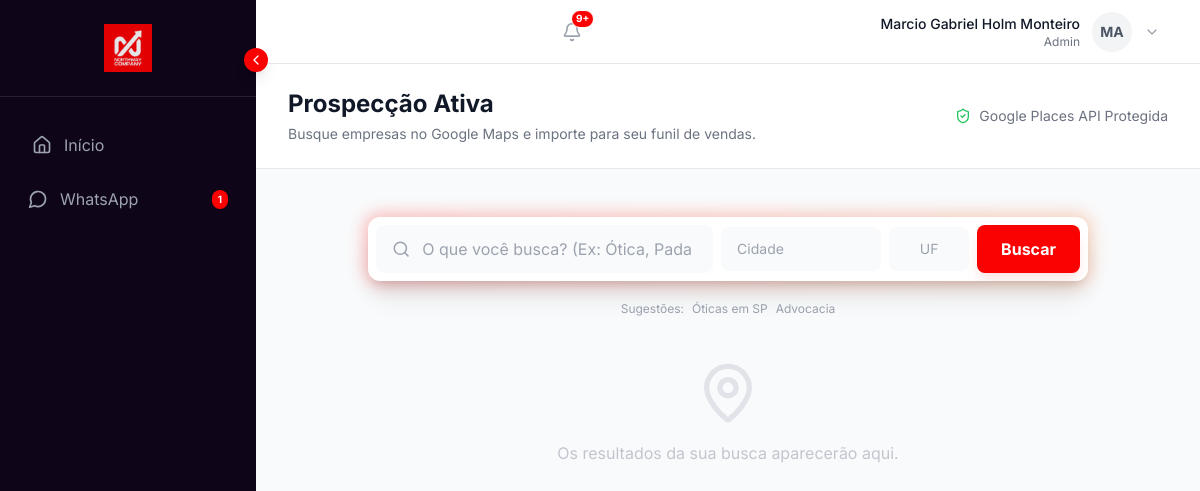
Page /prospecting (signed in) on the committed database.
### models.py (models this page shows, shortened)
class User(UserMixin, db.Model):
    id = db.Column(db.Integer, primary_key=True)
    name = db.Column(db.String(100), nullable=False)
    email = db.Column(db.String(120), unique=True, nullable=False)
    supabase_uid = db.Column(db.String(100), unique=True, nullable=True)
    password_hash = db.Column(db.String(200), nullable=False)
    password_hash = db.Column(db.String(200), nullable=False)
    role = db.Column(db.String(20), nullable=False, default=ROLE_SALES) # Legacy/Fallback
    role_id = db.Column(db.Integer, db.ForeignKey('role.id'), nullable=True) # New RBAC
    company_id = db.Column(db.Integer, db.ForeignKey('company.id'), nullable=True) # Nullable for Supabase Auth Triggers
    created_at = db.Column(db.DateTime, default=datetime.utcnow)
    profile_image = db.Column(db.String(150), nullable=True)
    phone = db.Column(db.String(20), nullable=True)
    status_message = db.Column(db.String(100), nullable=True)
    is_super_admin = db.Column(db.Boolean, default=False)
    onboarding_dismissed = db.Column(db.Boolean, default=False)
    leads = db.relationship('Lead', backref='assigned_user', lazy=True)
    allowed_pipelines = db.relationship('Pipeline', secondary=user_pipeline_association, backref=db.backref('allowed_users', lazy='dynamic'))
    def has_permission(self, permission):
        if self.is_super_admin:
            return True
        if self.user_role and self.user_role.permissions:
            return permission in self.user_role.permissions

### routes/prospecting.py (the view)
@prospecting_bp.route('/prospecting')
@login_required
def index():
    return render_template('prospecting.html')

### templates/prospecting.html (shortened to what this page needs)
{% extends "base.html" %}
{% block content %}
<div class="h-screen flex flex-col bg-gray-50 overflow-hidden">
    <div class="px-8 py-6 bg-white border-b border-gray-200 flex justify-between items-center shrink-0">
        <div>
            <h1 class="text-2xl font-bold text-gray-900">Prospecção Ativa</h1>
            <p class="text-gray-500 text-sm mt-1">Busque empresas no Google Maps e importe para seu funil de vendas.
            </p>
        </div>
        <div class="flex items-center gap-2 text-sm text-gray-500">
            <i data-lucide="shield-check" class="w-4 h-4 text-green-500"></i>
            <span>Google Places API Protegida</span>
        </div>
    </div>
    <div class="flex-1 overflow-hidden relative flex flex-col items-center">
        <div class="w-full max-w-3xl mt-12 px-6 shrink-0 relative z-10">
            <div class="relative group">
                <div
                    class="relative flex flex-col md:flex-row items-center bg-white rounded-xl shadow-xl overflow-hidden p-2 gap-2">
                    <div class="flex-1 flex items-center w-full bg-gray-50 rounded-lg px-2">
                        <i data-lucide="search" class="w-5 h-5 text-gray-400 ml-2"></i>
                        <input type="text" id="searchInput"
                            class="w-full px-3 py-3 text-base focus:outline-none bg-transparent text-gray-700 placeholder-gray-400"
                            placeholder="O que você busca? (Ex: Ótica, Padaria...)" autofocus>
                    </div>
                    <div class="flex items-center gap-2 w-full md:w-auto">
                        <div class="flex items-center bg-gray-50 rounded-lg px-2 w-full md:w-40">
                            <input type="text" id="filterCity"
                                class="w-full px-2 py-3 text-sm focus:outline-none bg-transparent text-gray-700 placeholder-gray-400"
                                placeholder="Cidade">
                        </div>
                        <div class="flex items-center bg-gray-50 rounded-lg px-2 w-24 md:w-20">
                            <input type="text" id="filterState" maxlength="2"
                                class="w-full px-2 py-3 text-sm focus:outline-none bg-transparent text-gray-700 placeholder-gray-400 uppercase text-center"
                                placeholder="UF">
                        </div>
                    </div>
                    <button onclick="performSearch()" id="searchBtn"
                        class="bg-northway-red text-white px-6 py-3 rounded-lg font-bold hover:bg-red-700 transition-all flex items-center gap-2 transform active:scale-95 w-full md:w-auto justify-center shadow-lg shadow-red-100">
                        <span id="btnText">Buscar</span>
                    </button>
                </div>
            </div>
            <div id="suggestionsContainer"
                class="mt-4 flex flex-wrap gap-2 justify-center text-xs text-gray-400 items-center min-h-[1.5rem]">
            </div>
        </div>
        <div class="w-full max-w-5xl flex-1 overflow-y-auto custom-scrollbar px-6 pb-20 grid grid-cols-1 md:grid-cols-2 lg:grid-cols-3 gap-6 content-start"
            id="resultsContainer">
            <div class="col-span-full flex flex-col items-center justify-center text-gray-400 mt-10 opacity-60">
                <i data-lucide="map-pin" class="w-16 h-16 mb-4 text-gray-300"></i>
                <p>Os resultados da sua busca aparecerão aqui.</p>
            </div>
        </div>
    </div>
</div>
{% endblock %}

### templates/base.html (shortened to what this page needs)
<!DOCTYPE html>
<html lang="pt-BR">
<head>
    <script src="https://cdn.tailwindcss.com"></script>
</head>
<body
    class="bg-gray-50 text-gray-900 font-sans h-screen flex flex-col overflow-hidden selection:bg-northway-red selection:text-white">
    <div class="flex-1 flex flex-row overflow-hidden relative w-full h-full">
        {% if current_user.is_authenticated and not current_user.is_super_admin %}
        <aside id="sidebar"
            class="fixed inset-y-0 left-0 z-[70] transform -translate-x-full md:relative md:translate-x-0
               w-64 bg-northway-dark text-white flex flex-col flex-shrink-0 transition-transform duration-300 ease-in-out group md:h-full">
            <div class="hidden md:flex p-6 items-center justify-center border-b border-white/10 min-h-[5rem]">
                <img id="sidebar-logo" src="{{ url_for('static', filename='images/logo.png') }}" alt="NorthWay"
                    class="max-h-12 w-auto opacity-90 hover:opacity-100 transition-all duration-300">
            </div>
            <nav class="flex-1 px-4 py-6 space-y-2 overflow-y-auto no-scrollbar">
                <a href="{{ url_for('dashboard.home') }}"
                    class="flex items-center gap-3 px-4 py-3 text-gray-400 hover:text-white hover:bg-white/5 rounded-xl transition-colors whitespace-nowrap ">
                    <i data-lucide="home" class="w-5 h-5 flex-shrink-0"></i>
                    <span class="sidebar-text transition-opacity duration-300">Início</span>
                </a>
                <a href="{{ url_for('whatsapp.inbox') }}"
                    class="flex items-center justify-between px-3 py-2.5 rounded-lg hover:bg-white/10 transition-colors whitespace-nowrap {{ 'bg-northway-red text-white' if request.endpoint == 'whatsapp.inbox' else 'text-gray-400' }}">
                    <div class="flex items-center gap-3">
                        <i data-lucide="message-circle" class="w-5 h-5 flex-shrink-0"></i>
                        <span class="sidebar-text transition-opacity duration-300">WhatsApp</span>
                    </div>
                    <span id="whatsapp-unread-badge"
                        class="hidden sidebar-badge bg-northway-red text-white text-[10px] font-bold px-1.5 py-0.5 rounded-full flex-shrink-0">0</span>
                </a>
            </nav>
            <button id="sidebar-toggle" onclick="toggleSidebar()"
                class="hidden md:flex absolute -right-3 top-12 bg-northway-red text-white w-6 h-6 rounded-full items-center justify-center shadow-lg hover:bg-red-700 transition-colors z-50">
                <i data-lucide="chevron-left" class="w-4 h-4 transition-transform duration-300"
                    id="sidebar-toggle-icon"></i>
            </button>
        </aside>
        {% endif %}
        <main class="flex-1 flex flex-col min-w-0 overflow-hidden relative">
            {% if current_user.is_authenticated and not current_user.is_super_admin %}
            <header
                class="bg-white border-b border-gray-200 h-16 flex items-center justify-between px-8 flex-shrink-0 z-40">
                <div class="relative mr-4">
                    <button id="notification-btn"
                        class="text-gray-400 hover:text-gray-600 transition-colors relative p-2 rounded-full hover:bg-gray-100">
                        <i data-lucide="bell" class="w-5 h-5"></i>
                        <span id="notification-badge"
                            class="absolute top-1 right-1 w-2.5 h-2.5 bg-northway-red rounded-full hidden border border-white"></span>
                    </button>
                </div>
                <div class="relative">
                    <button onclick="toggleUserMenu()"
                        class="flex items-center gap-3 hover:bg-gray-50 p-2 rounded-lg transition-colors focus:outline-none">
                        <div class="text-right hidden md:block">
                            <p class="text-sm font-medium text-gray-900">{{ current_user.name }}</p>
                            <p class="text-xs text-gray-500">{{ current_user.role|capitalize }}</p>
                        </div>
                        <div
                            class="w-10 h-10 rounded-full bg-gray-100 flex items-center justify-center text-sm font-bold text-gray-600 overflow-hidden ring-2 ring-transparent hover:ring-gray-200 transition-all">
                            {% if current_user.profile_image %}
                            <img src="{{ url_for('static', filename='uploads/profiles/' + current_user.profile_image) }}"
                                alt="Profile" class="w-full h-full object-cover">
                            {% else %}
                            {{ current_user.name[:2].upper() }}
                            {% endif %}
                        </div>
                        <i data-lucide="chevron-down" class="w-4 h-4 text-gray-400"></i>
                    </button>
                </div>
            </header>
            {% endif %}
            {% block content %}{% endblock %}
        </main>
    </div>
</body>
</html>

### templates/base.html (style rules this page uses)
body { -webkit-font-smoothing: antialiased; -moz-osx-font-smoothing: grayscale; }

### rows in the picture
User: name "Marcio Gabriel Holm Monteiro", role "Admin", name "MA"
